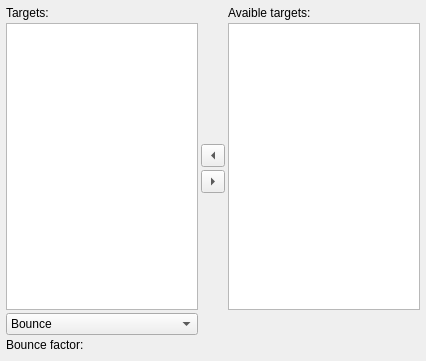
<?xml version="1.0" encoding="UTF-8"?>
<ui version="4.0">
 <class>CZonePage</class>
 <widget class="QWidget" name="CZonePage">
  <property name="geometry">
   <rect>
    <x>0</x>
    <y>0</y>
    <width>426</width>
    <height>361</height>
   </rect>
  </property>
  <property name="windowTitle">
   <string>Form</string>
  </property>
  <layout class="QGridLayout" name="gridLayout">
   <property name="margin">
    <number>6</number>
   </property>
   <property name="spacing">
    <number>3</number>
   </property>
   <item row="0" column="0">
    <widget class="QLabel" name="label_2">
     <property name="text">
      <string>Targets:</string>
     </property>
    </widget>
   </item>
   <item row="0" column="2">
    <widget class="QLabel" name="label_3">
     <property name="text">
      <string>Avaible targets:</string>
     </property>
    </widget>
   </item>
   <item row="1" column="0" rowspan="4">
    <widget class="QListWidget" name="targetsListWidget"/>
   </item>
   <item row="1" column="1">
    <spacer name="verticalSpacer_3">
     <property name="orientation">
      <enum>Qt::Vertical</enum>
     </property>
     <property name="sizeHint" stdset="0">
      <size>
       <width>20</width>
       <height>58</height>
      </size>
     </property>
    </spacer>
   </item>
   <item row="1" column="2" rowspan="4">
    <widget class="QListWidget" name="avaibleTargetsListWidget"/>
   </item>
   <item row="4" column="1">
    <spacer name="verticalSpacer_2">
     <property name="orientation">
      <enum>Qt::Vertical</enum>
     </property>
     <property name="sizeHint" stdset="0">
      <size>
       <width>20</width>
       <height>84</height>
      </size>
     </property>
    </spacer>
   </item>
   <item row="5" column="0">
    <widget class="QComboBox" name="bounceComboBox">
     <item>
      <property name="text">
       <string>Bounce</string>
      </property>
     </item>
     <item>
      <property name="text">
       <string>Destroy</string>
      </property>
     </item>
    </widget>
   </item>
   <item row="5" column="2">
    <spacer name="horizontalSpacer">
     <property name="orientation">
      <enum>Qt::Horizontal</enum>
     </property>
     <property name="sizeHint" stdset="0">
      <size>
       <width>78</width>
       <height>20</height>
      </size>
     </property>
    </spacer>
   </item>
   <item row="6" column="0">
    <widget class="QLabel" name="label">
     <property name="text">
      <string>Bounce factor:</string>
     </property>
    </widget>
   </item>
   <item row="7" column="0" colspan="3">
    <widget class="NLQT::CEditRangeFloatWidget" name="bounceFactorWidget" native="true"/>
   </item>
   <item row="2" column="1">
    <widget class="QToolButton" name="toTargetsToolButton">
     <property name="maximumSize">
      <size>
       <width>30</width>
       <height>16777215</height>
      </size>
     </property>
     <property name="arrowType">
      <enum>Qt::LeftArrow</enum>
     </property>
    </widget>
   </item>
   <item row="3" column="1">
    <widget class="QToolButton" name="toAvaibleTargetsToolButton">
     <property name="maximumSize">
      <size>
       <width>30</width>
       <height>16777215</height>
      </size>
     </property>
     <property name="arrowType">
      <enum>Qt::RightArrow</enum>
     </property>
    </widget>
   </item>
  </layout>
 </widget>
 <customwidgets>
  <customwidget>
   <class>NLQT::CEditRangeFloatWidget</class>
   <extends>QWidget</extends>
   <header>edit_range_widget.h</header>
   <container>1</container>
  </customwidget>
 </customwidgets>
 <resources/>
 <connections/>
</ui>
